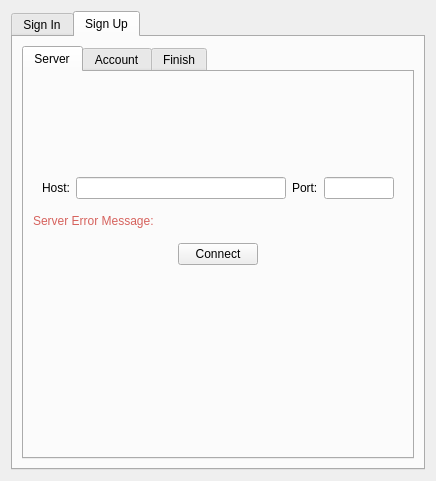
<?xml version="1.0" encoding="UTF-8"?>
<ui version="4.0">
 <class>SignIn</class>
 <widget class="QDialog" name="SignIn">
  <property name="geometry">
   <rect>
    <x>0</x>
    <y>0</y>
    <width>436</width>
    <height>481</height>
   </rect>
  </property>
  <property name="windowTitle">
   <string>Sign In</string>
  </property>
  <property name="windowIcon">
   <iconset resource="res.qrc">
    <normaloff>:/img/icons/E2EEIM.png</normaloff>:/img/icons/E2EEIM.png</iconset>
  </property>
  <layout class="QVBoxLayout" name="verticalLayout">
   <item>
    <widget class="QTabWidget" name="tabWidget_mainTab">
     <property name="currentIndex">
      <number>1</number>
     </property>
     <widget class="QWidget" name="tab_signIn">
      <attribute name="title">
       <string>Sign In</string>
      </attribute>
      <layout class="QVBoxLayout" name="verticalLayout_3">
       <item>
        <widget class="QFrame" name="frame">
         <property name="frameShape">
          <enum>QFrame::NoFrame</enum>
         </property>
         <property name="frameShadow">
          <enum>QFrame::Raised</enum>
         </property>
         <layout class="QVBoxLayout" name="verticalLayout_2">
          <property name="spacing">
           <number>0</number>
          </property>
          <property name="topMargin">
           <number>12</number>
          </property>
          <property name="bottomMargin">
           <number>0</number>
          </property>
          <item>
           <spacer name="verticalSpacer">
            <property name="orientation">
             <enum>Qt::Vertical</enum>
            </property>
            <property name="sizeHint" stdset="0">
             <size>
              <width>20</width>
              <height>40</height>
             </size>
            </property>
           </spacer>
          </item>
          <item>
           <widget class="QLineEdit" name="lineEdit">
            <property name="sizePolicy">
             <sizepolicy hsizetype="Expanding" vsizetype="Fixed">
              <horstretch>0</horstretch>
              <verstretch>0</verstretch>
             </sizepolicy>
            </property>
            <property name="placeholderText">
             <string>Username</string>
            </property>
           </widget>
          </item>
          <item>
           <widget class="QLabel" name="label">
            <property name="text">
             <string/>
            </property>
           </widget>
          </item>
         </layout>
        </widget>
       </item>
       <item>
        <widget class="QFrame" name="frame_2">
         <property name="frameShape">
          <enum>QFrame::NoFrame</enum>
         </property>
         <property name="frameShadow">
          <enum>QFrame::Raised</enum>
         </property>
         <layout class="QHBoxLayout" name="horizontalLayout">
          <property name="spacing">
           <number>12</number>
          </property>
          <property name="topMargin">
           <number>0</number>
          </property>
          <property name="bottomMargin">
           <number>40</number>
          </property>
          <item>
           <spacer name="horizontalSpacer">
            <property name="orientation">
             <enum>Qt::Horizontal</enum>
            </property>
            <property name="sizeHint" stdset="0">
             <size>
              <width>40</width>
              <height>20</height>
             </size>
            </property>
           </spacer>
          </item>
          <item>
           <widget class="QPushButton" name="pushButton">
            <property name="text">
             <string>Sign In</string>
            </property>
           </widget>
          </item>
          <item>
           <spacer name="horizontalSpacer_2">
            <property name="orientation">
             <enum>Qt::Horizontal</enum>
            </property>
            <property name="sizeHint" stdset="0">
             <size>
              <width>40</width>
              <height>20</height>
             </size>
            </property>
           </spacer>
          </item>
         </layout>
        </widget>
       </item>
       <item>
        <spacer name="verticalSpacer_2">
         <property name="orientation">
          <enum>Qt::Vertical</enum>
         </property>
         <property name="sizeHint" stdset="0">
          <size>
           <width>20</width>
           <height>150</height>
          </size>
         </property>
        </spacer>
       </item>
      </layout>
     </widget>
     <widget class="QWidget" name="tab_signUp">
      <attribute name="title">
       <string>Sign Up</string>
      </attribute>
      <layout class="QVBoxLayout" name="verticalLayout_4">
       <item>
        <widget class="QTabWidget" name="tabWidget_signUp">
         <property name="currentIndex">
          <number>0</number>
         </property>
         <widget class="QWidget" name="tab_server">
          <attribute name="title">
           <string>Server</string>
          </attribute>
          <layout class="QVBoxLayout" name="verticalLayout_8">
           <item>
            <spacer name="verticalSpacer_3">
             <property name="orientation">
              <enum>Qt::Vertical</enum>
             </property>
             <property name="sizeHint" stdset="0">
              <size>
               <width>20</width>
               <height>40</height>
              </size>
             </property>
            </spacer>
           </item>
           <item>
            <widget class="QFrame" name="frame_7">
             <property name="frameShape">
              <enum>QFrame::NoFrame</enum>
             </property>
             <property name="frameShadow">
              <enum>QFrame::Raised</enum>
             </property>
             <layout class="QHBoxLayout" name="horizontalLayout_5">
              <item>
               <widget class="QLabel" name="label_Host">
                <property name="text">
                 <string>Host:</string>
                </property>
               </widget>
              </item>
              <item>
               <widget class="QLineEdit" name="lineEdit_host">
                <property name="sizePolicy">
                 <sizepolicy hsizetype="Expanding" vsizetype="Fixed">
                  <horstretch>3</horstretch>
                  <verstretch>0</verstretch>
                 </sizepolicy>
                </property>
               </widget>
              </item>
              <item>
               <widget class="QLabel" name="label_4">
                <property name="text">
                 <string>Port:</string>
                </property>
               </widget>
              </item>
              <item>
               <widget class="QLineEdit" name="lineEdit_port">
                <property name="sizePolicy">
                 <sizepolicy hsizetype="Expanding" vsizetype="Fixed">
                  <horstretch>1</horstretch>
                  <verstretch>0</verstretch>
                 </sizepolicy>
                </property>
               </widget>
              </item>
             </layout>
            </widget>
           </item>
           <item>
            <widget class="QLabel" name="label_serverErr">
             <property name="styleSheet">
              <string notr="true">color: #d6625d;</string>
             </property>
             <property name="text">
              <string>Server Error Message:</string>
             </property>
            </widget>
           </item>
           <item>
            <widget class="QFrame" name="frame_5">
             <property name="frameShape">
              <enum>QFrame::NoFrame</enum>
             </property>
             <property name="frameShadow">
              <enum>QFrame::Raised</enum>
             </property>
             <layout class="QHBoxLayout" name="horizontalLayout_2">
              <item>
               <spacer name="horizontalSpacer_3">
                <property name="orientation">
                 <enum>Qt::Horizontal</enum>
                </property>
                <property name="sizeHint" stdset="0">
                 <size>
                  <width>40</width>
                  <height>20</height>
                 </size>
                </property>
               </spacer>
              </item>
              <item>
               <widget class="QPushButton" name="pushButton_connect">
                <property name="text">
                 <string>Connect</string>
                </property>
               </widget>
              </item>
              <item>
               <spacer name="horizontalSpacer_9">
                <property name="orientation">
                 <enum>Qt::Horizontal</enum>
                </property>
                <property name="sizeHint" stdset="0">
                 <size>
                  <width>40</width>
                  <height>20</height>
                 </size>
                </property>
               </spacer>
              </item>
             </layout>
            </widget>
           </item>
           <item>
            <spacer name="verticalSpacer_4">
             <property name="orientation">
              <enum>Qt::Vertical</enum>
             </property>
             <property name="sizeHint" stdset="0">
              <size>
               <width>20</width>
               <height>40</height>
              </size>
             </property>
            </spacer>
           </item>
           <item>
            <spacer name="verticalSpacer_5">
             <property name="orientation">
              <enum>Qt::Vertical</enum>
             </property>
             <property name="sizeHint" stdset="0">
              <size>
               <width>20</width>
               <height>40</height>
              </size>
             </property>
            </spacer>
           </item>
          </layout>
         </widget>
         <widget class="QWidget" name="tab_form">
          <attribute name="title">
           <string>Account</string>
          </attribute>
          <layout class="QVBoxLayout" name="verticalLayout_6">
           <item>
            <widget class="QFrame" name="frame_3">
             <property name="frameShape">
              <enum>QFrame::NoFrame</enum>
             </property>
             <property name="frameShadow">
              <enum>QFrame::Raised</enum>
             </property>
             <layout class="QVBoxLayout" name="verticalLayout_5">
              <item>
               <widget class="QLabel" name="label_username">
                <property name="text">
                 <string>Username</string>
                </property>
               </widget>
              </item>
              <item>
               <widget class="QLineEdit" name="lineEdit_accountUsername"/>
              </item>
              <item>
               <widget class="QLabel" name="label_2">
                <property name="text">
                 <string>Passphrase</string>
                </property>
               </widget>
              </item>
              <item>
               <widget class="QLineEdit" name="lineEdit_accountPassphrase"/>
              </item>
              <item>
               <widget class="QLabel" name="label_3">
                <property name="text">
                 <string>Confirm Passphrase</string>
                </property>
               </widget>
              </item>
              <item>
               <widget class="QLineEdit" name="lineEdit_AccountConfirmPass"/>
              </item>
             </layout>
            </widget>
           </item>
           <item>
            <widget class="QLabel" name="label_accountErr">
             <property name="styleSheet">
              <string notr="true">color: #d6625d;</string>
             </property>
             <property name="text">
              <string>Account Error Message:</string>
             </property>
            </widget>
           </item>
           <item>
            <widget class="QFrame" name="frame_4">
             <property name="frameShape">
              <enum>QFrame::NoFrame</enum>
             </property>
             <property name="frameShadow">
              <enum>QFrame::Raised</enum>
             </property>
             <layout class="QHBoxLayout" name="horizontalLayout_3">
              <item>
               <spacer name="horizontalSpacer_5">
                <property name="orientation">
                 <enum>Qt::Horizontal</enum>
                </property>
                <property name="sizeHint" stdset="0">
                 <size>
                  <width>40</width>
                  <height>20</height>
                 </size>
                </property>
               </spacer>
              </item>
              <item>
               <widget class="QPushButton" name="pushButton_signUp">
                <property name="text">
                 <string>Sign Up</string>
                </property>
               </widget>
              </item>
              <item>
               <spacer name="horizontalSpacer_4">
                <property name="orientation">
                 <enum>Qt::Horizontal</enum>
                </property>
                <property name="sizeHint" stdset="0">
                 <size>
                  <width>92</width>
                  <height>20</height>
                 </size>
                </property>
               </spacer>
              </item>
             </layout>
            </widget>
           </item>
           <item>
            <spacer name="verticalSpacer_8">
             <property name="orientation">
              <enum>Qt::Vertical</enum>
             </property>
             <property name="sizeHint" stdset="0">
              <size>
               <width>20</width>
               <height>40</height>
              </size>
             </property>
            </spacer>
           </item>
          </layout>
         </widget>
         <widget class="QWidget" name="tab_finish">
          <attribute name="title">
           <string>Finish</string>
          </attribute>
          <layout class="QVBoxLayout" name="verticalLayout_7">
           <item>
            <spacer name="horizontalSpacer_8">
             <property name="orientation">
              <enum>Qt::Horizontal</enum>
             </property>
             <property name="sizeHint" stdset="0">
              <size>
               <width>40</width>
               <height>20</height>
              </size>
             </property>
            </spacer>
           </item>
           <item>
            <widget class="QLabel" name="label_keyGen">
             <property name="text">
              <string>Keygeneration</string>
             </property>
            </widget>
           </item>
           <item>
            <widget class="QLabel" name="label_SignUpRequest">
             <property name="text">
              <string>Sign Up</string>
             </property>
            </widget>
           </item>
           <item>
            <widget class="QLabel" name="label_5">
             <property name="text">
              <string>Key Exchange</string>
             </property>
            </widget>
           </item>
           <item>
            <spacer name="verticalSpacer_7">
             <property name="orientation">
              <enum>Qt::Vertical</enum>
             </property>
             <property name="sizeHint" stdset="0">
              <size>
               <width>20</width>
               <height>40</height>
              </size>
             </property>
            </spacer>
           </item>
           <item>
            <widget class="QFrame" name="frame_6">
             <property name="frameShape">
              <enum>QFrame::NoFrame</enum>
             </property>
             <property name="frameShadow">
              <enum>QFrame::Raised</enum>
             </property>
             <layout class="QHBoxLayout" name="horizontalLayout_4">
              <item>
               <spacer name="horizontalSpacer_6">
                <property name="orientation">
                 <enum>Qt::Horizontal</enum>
                </property>
                <property name="sizeHint" stdset="0">
                 <size>
                  <width>40</width>
                  <height>20</height>
                 </size>
                </property>
               </spacer>
              </item>
              <item>
               <widget class="QPushButton" name="pushButton_goToSignIn">
                <property name="text">
                 <string>Sign In</string>
                </property>
               </widget>
              </item>
              <item>
               <spacer name="horizontalSpacer_7">
                <property name="orientation">
                 <enum>Qt::Horizontal</enum>
                </property>
                <property name="sizeHint" stdset="0">
                 <size>
                  <width>40</width>
                  <height>20</height>
                 </size>
                </property>
               </spacer>
              </item>
             </layout>
            </widget>
           </item>
           <item>
            <spacer name="verticalSpacer_6">
             <property name="orientation">
              <enum>Qt::Vertical</enum>
             </property>
             <property name="sizeHint" stdset="0">
              <size>
               <width>20</width>
               <height>40</height>
              </size>
             </property>
            </spacer>
           </item>
          </layout>
         </widget>
        </widget>
       </item>
      </layout>
     </widget>
    </widget>
   </item>
  </layout>
 </widget>
 <resources>
  <include location="res.qrc"/>
 </resources>
 <connections/>
</ui>
